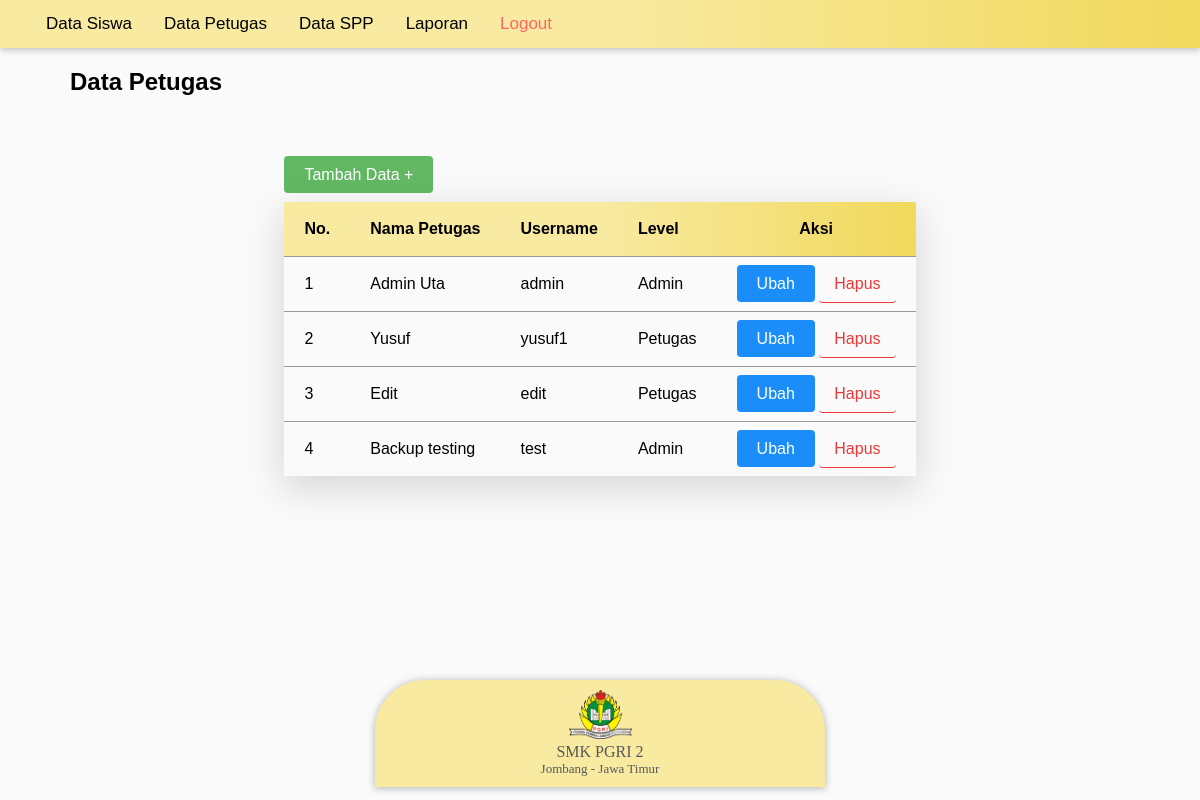
The page /includes/admin/?p=petugas (signed in) on the database as committed earlier.
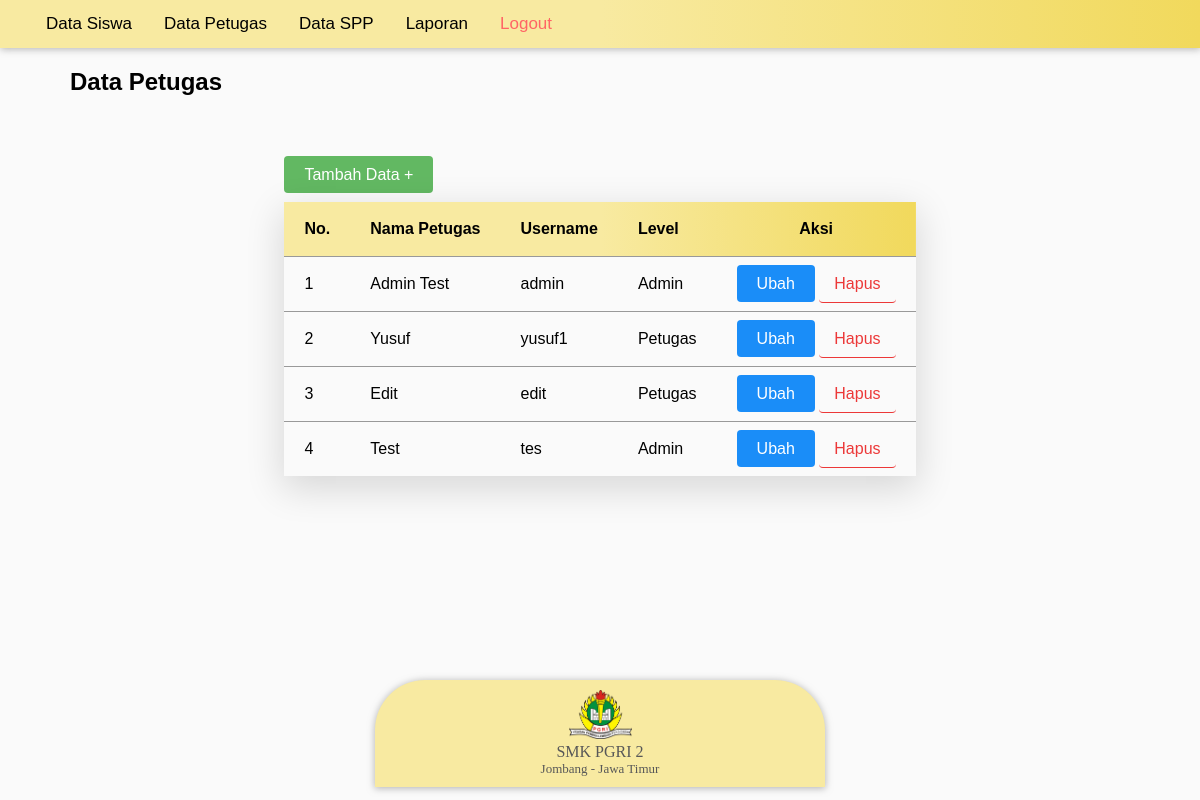
The same page on the database as committed later.
### tables this page shows
CREATE TABLE `tb_petugas` (
  `id_petugas` int(11) NOT NULL,
  `username` varchar(25) NOT NULL,
  `password` varchar(60) NOT NULL,
  `nama_petugas` varchar(100) NOT NULL,
  `level` enum('Admin','Petugas') NOT NULL
);

### config/koneksi.php (called while the page is built, shortened)
<?php
    class Koneksi {
        var $host = 'localhost';
        var $user = 'root';
        var $pass = '';
        var $db_name = 'spp-pi-revisi';
        public function __construct() {
            $this->konek = mysqli_connect($this->host, $this->user, $this->pass, $this->db_name);
        }
    }

### includes/admin/admin.php (called while the page is built, shortened)
<?php
    require_once '../../config/koneksi.php';
    class Admin extends Koneksi {
        public function getAllDataPetugas() {
            $stmt = mysqli_query($this->konek, "SELECT * FROM tb_petugas");
            return $stmt;
        }
    }

### includes/admin/data-petugas.php (the view, shortened to what this page needs)
<h2>Data Petugas</h2>
<div id="kontainer-konten">
    <div id="scrolltable-wrap" >
        <a class="tombolhijau" href="?p=tambah-petugas">Tambah Data +</a>
        <br><br>
        <div id="scrolltable" style="">
            <div class="divTable">
                <div class="divTableBody">
                    <div class="divTableRowHead">
                        <div class="divTableHead">No.</div>
                        <div class="divTableHead">Nama Petugas</div>
                        <div class="divTableHead">Username</div>
                        <div class="divTableHead">Level</div>
                        <div align="center" class="divTableHead">Aksi</div>
                    </div>
                    <?php
                        $no = 1;
                        $rows = $admin->getAllDataPetugas();
                        foreach ($rows as $row) :
                    ?>
                    <div class="divTableRow">
                        <div class="divTableCell"><?= $no++; ?></div>
                        <div class="divTableCell"><?= $row['nama_petugas']; ?></div>
                        <div class="divTableCell"><?= $row['username']; ?></div>
                        <div class="divTableCell"><?= $row['level']; ?></div>
                        <div class="divTableCell"><a class="tombolbiru" href="?p=ubah-petugas&id=<?= $row['id_petugas']; ?>">Ubah</a> <a class="hapus" href="?p=hapus-petugas&id=<?= $row['id_petugas']; ?>">Hapus</a></div>
                    </div>
                    <?php
                        endforeach;
                    ?>
                </div>
            </div>
        </div>
    </div>
</div>
<?php
    require_once 'footer.php';
?>

### includes/admin/header.php (shortened to what this page needs)
<?php
    require_once 'admin.php';
    $admin = new Admin;
?>
<!DOCTYPE html>
<html>
    <head>
        <link rel="stylesheet" href="../../style/style.css">
    </head>
<body>
    <nav class="topnav" id="myTopnav">
        <a href="?p=siswa">Data Siswa</a>
        <a href="?p=petugas">Data Petugas</a>
        <a href="?p=spp">Data SPP</a></li>
        <a href="?p=laporan">Laporan</a>
        <a id="logout" href="?p=logout">Logout</a>
    </nav>

### includes/admin/index.php (shortened to what this page needs)
<?php
    require_once 'header.php';
    if(isset($_GET['p'])) {
        if($_GET['p'] == 'siswa') {
            require_once 'data-siswa.php';
        }   elseif($_GET['p'] == 'beranda') {
            require_once 'beranda.php';
        }
            elseif($_GET['p'] == 'tambah-siswa') {
            require_once 'tambah-siswa.php';
        }
            elseif($_GET['p'] == 'ubah-siswa') {
            require_once 'ubah-siswa.php';
        } elseif($_GET['p'] == 'generate') {
            require_once 'generator-data-siswa.php';
        }
        elseif($_GET['p'] == 'petugas') {
            require_once 'data-petugas.php';
        }
        elseif($_GET['p'] == 'tambah-petugas') {
            require_once 'tambah-petugas.php';
        }
        elseif($_GET['p'] == 'ubah-petugas') {
            require_once 'ubah-petugas.php';
        }
        elseif($_GET['p'] == 'spp') {
            require_once 'data-spp.php';
        }
        elseif($_GET['p'] == 'tambah-spp') {
            require_once 'tambah-spp.php';
        }
        elseif($_GET['p'] == 'ubah-spp') {
            require_once 'ubah-spp.php';
        }
        elseif($_GET['p'] == 'laporan') {
            require_once 'laporan-pembayaran.php';
        }
        elseif($_GET['p'] = 'logout') {
            header('Location: ../../index.php');
            session_destroy();
        }
    }
?>

### includes/admin/footer.php
</body>
    <div class="clearfooter"></div>
        <div id ='footer'>
            <div id='footer2'>
                <img src="../../style/LogoPGRI-jombang.png"><br>
			    SMK PGRI 2<br>
			<div style="font-size:13px;">Jombang - Jawa Timur</div>
		</div>
    </div>
</html>

### style/style.css (style rules this page uses)
* { box-sizing: border-box; scroll-behavior: smooth; }
html, body { background-color: rgb(250, 250, 250); font-family: Verdana, Geneva, Tahoma, sans-serif; margin: 0; height: 100%; }
h2 { margin-left: 70px ; }
a { text-decoration: none; color: #000000; }
::placeholder { opacity: 0.3; }
.divTable { white-space: nowrap; display: table; max-width: 768px; overflow: auto; min-width: 400px; box-shadow: 0px 11px 35px 2px rgba(0, 0, 0, 0.14); display:inline-block; }
.divTableRow { display: table-row; }
.divTableRowHead { display: table-row; background: linear-gradient(to right, rgb(248, 234, 161), rgb(248, 234, 161), #F1D95C) ; }
.divTableCell, .divTableHead { display: table-cell; padding: 18px 20px; }
.divTableCell { background-color: rgb(250, 250, 250); border-top: 0.5px solid #999999; }
.divTableHead { font-weight: bold; }
.divTableBody { display: table-row-group; }
#logout { color: rgb(255, 101, 101); }
.topnav { padding-left: 30px; overflow: hidden; z-index: 999; background-color: rgb(248, 234, 161) ; background: linear-gradient(to left, #F1D95C, rgb(248, 234, 161), rgb(248, 234, 161)) ; box-shadow:0px 1px 7px 0.5px rgba(128, 128, 128, 0.548); }
.topnav a { float: left; font-size: 17px; text-align: center; padding: 14px 16px; }
#kontainer-konten { display: flex; width: 100%; padding: 50px; padding-bottom: 100px; justify-content: center; min-height: 70%; margin-bottom: -350px; }
.tombolbiru { background-color: rgb(26, 141, 248); padding: 10px 20px; border-radius: 4px; color: white; border: none; text-decoration: none; }
.hapus { padding: 10px 15px; border-bottom: 0.5px solid rgb(236, 56, 56);; border-color: rgb(236, 56, 56); border-radius: 4px; color: rgb(236, 56, 56); }
.tombolhijau { background-color: rgb(98, 184, 98); border: none; padding: 10px 20px; border-radius: 4px; color: white; }
.clearfooter { height: 354px; clear: both; }
#footer { position: relative; bottom: 0px; display: flex; flex-wrap: wrap; justify-content: center; align-items: center; width: 100%; justify-content: space-around; font-family: verdana; height: 30px; }
#footer2 { background-color: rgb(248, 234, 161); box-shadow:0px 1px 7px 0.5px rgba(128, 128, 128, 0.548); border-top-right-radius: 50px; border-top-left-radius: 50px; justify-content: center; text-align: center; align-items: center; font-family: verdana; padding-bottom: 10px; padding-top: 10px; width: 450px; color: rgb(88, 88, 88); }
#footer2 img { width: 63px; }

Rows that differ between the two databases and show on the page:
removed tb_petugas: nama_petugas "Backup testing", username "test", level "Admin"
changed tb_petugas "admin": nama_petugas "Admin Uta" → "Admin Test"
added tb_petugas: nama_petugas "Test", username "tes", level "Admin"
